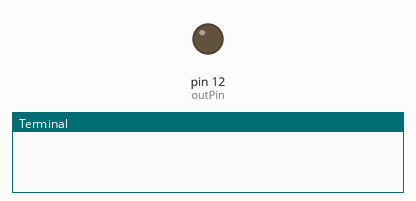
The program below on a simulated Jetson Nano (header pin numbers). Shown: output pins drawn as LEDs (lit = HIGH), the last lines printed to the terminal. Dashed ring = blinking.

Above: at 1.0 s.
At 2.5 s:
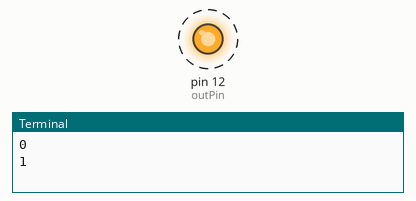
Timing chart, 0 to 4.6 s (numbered marks = the images above):
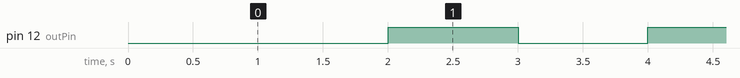

Measured:
- by itself, pin 12 (outPin): alternates HIGH for 1.0 s and LOW for 1.0 s

The program:

turn_on_led.py
```python
import Jetson.GPIO as GPIO
import time

#modo de enumeracion de los pines
GPIO.setmode(GPIO.BOARD)
#numero del pin
outPin = 12
#configuracion del pin
GPIO.setup(outPin, GPIO.OUT)
#primer valor del pin
value = GPIO.HIGH

#ciclo infinito
while True:
    #pausar por 1 segundo
    time.sleep(1)
    #cambiar valor con XOR
    value ^= GPIO.HIGH
    #asignar nuevo valor
    GPIO.output(outPin, value)
    #imrpimir valor
    print(value)
```
